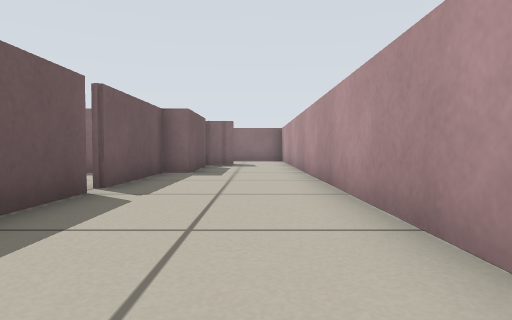
[1] (above)

24 first-person views from a walk through a robot-simulator world made for Stage. The camera is 0.31 m above the floor, tilts 2° down and sees 75° across. The lines on the ground mark 1 m squares. The floor is counted in squares, 0.5 m on a side. Each view is taken from the middle of a square. On the plan, view 1 faces up. The plan holds only what a view shows up to about 10 squares ahead; the rest is blank. The robots in the file are not drawn.

[2]
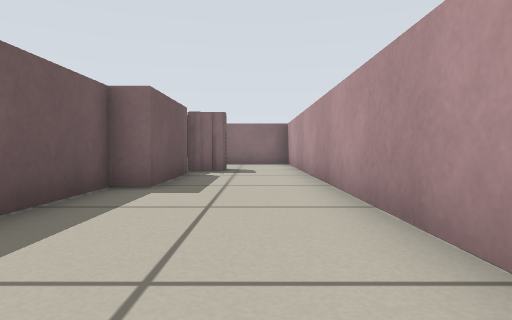

[3]
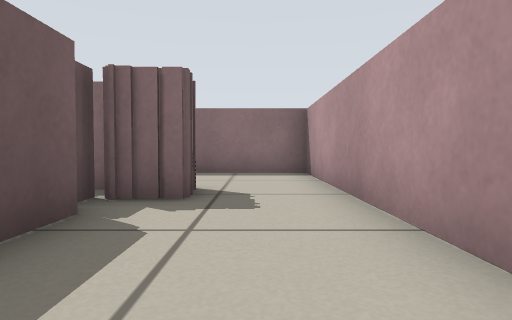

[4]
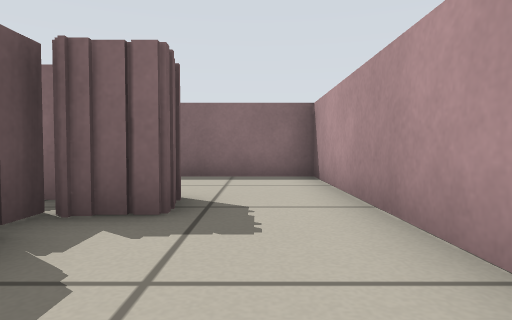

[5]
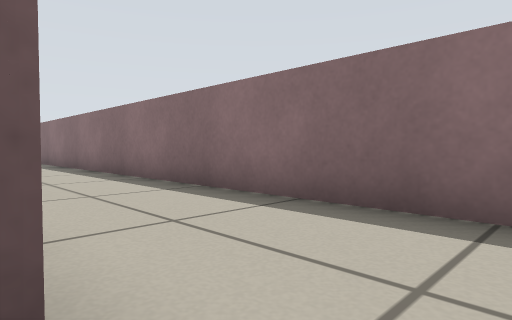

[6]
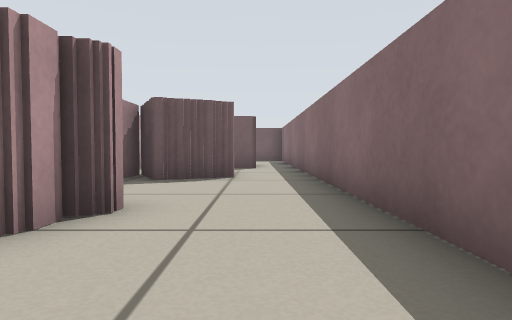

[7]
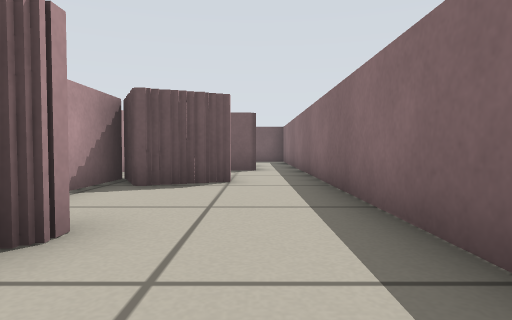

[8]
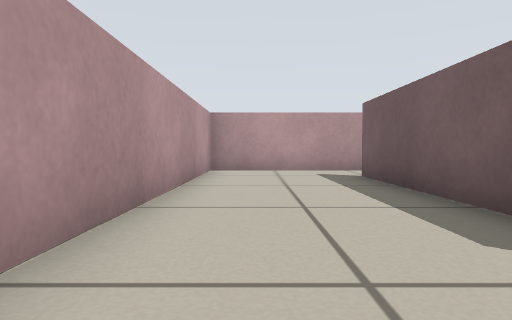

[9]
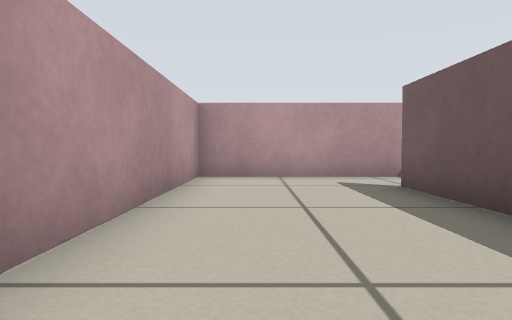

[10]
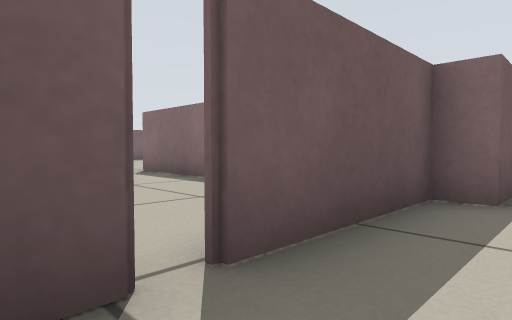

[11]
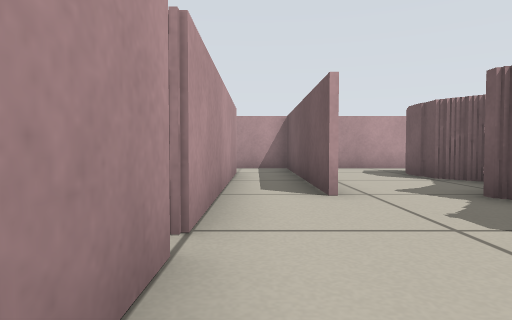

[12]
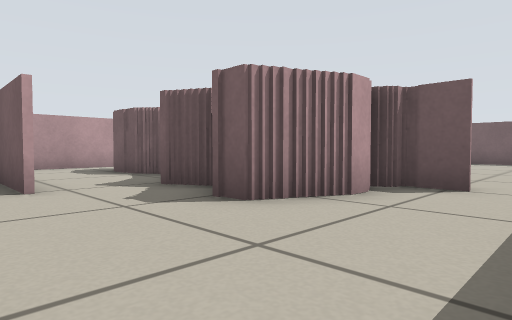

[13]
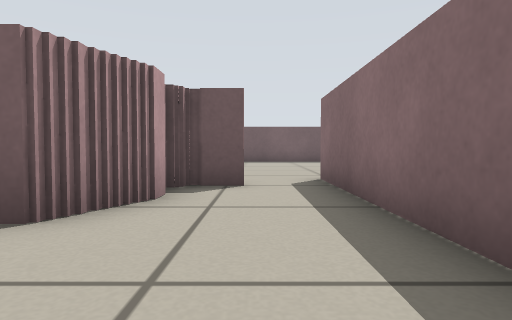

[14]
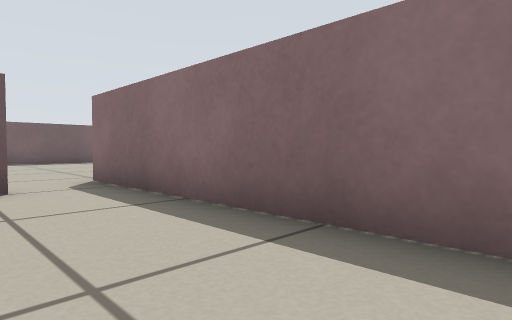

[15]
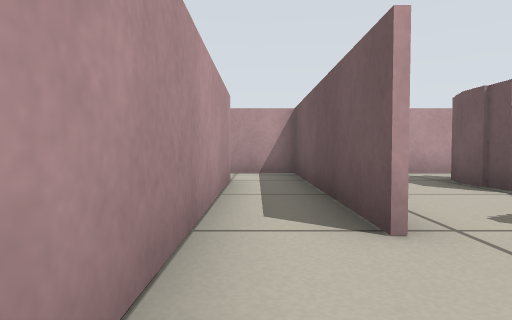

[16]
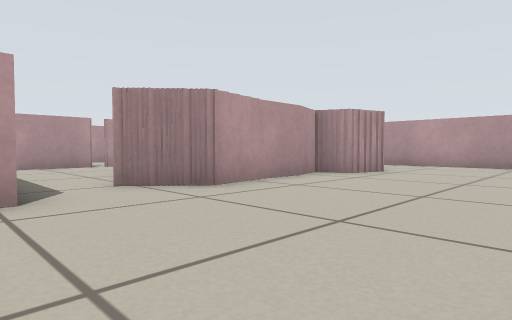

[17]
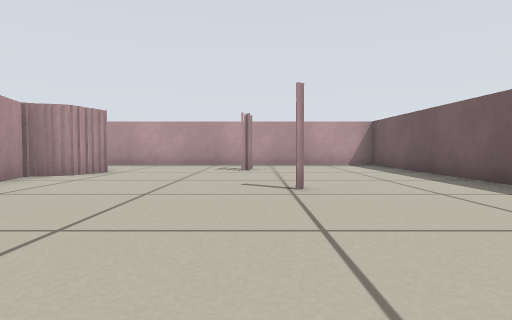

[18]
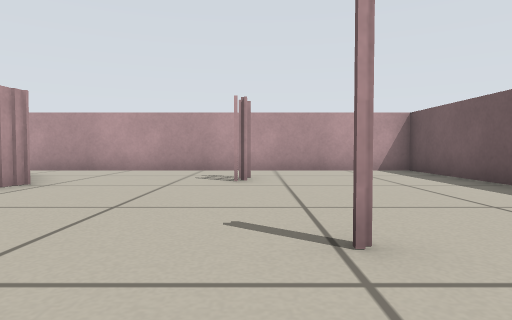

[19]
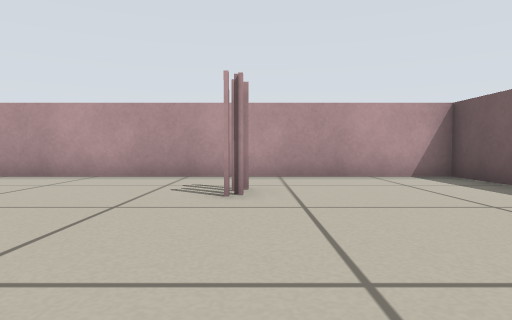

[20]
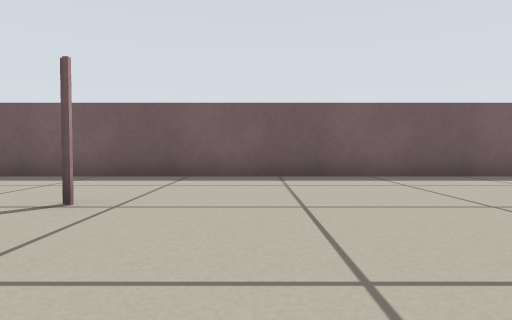

[21]
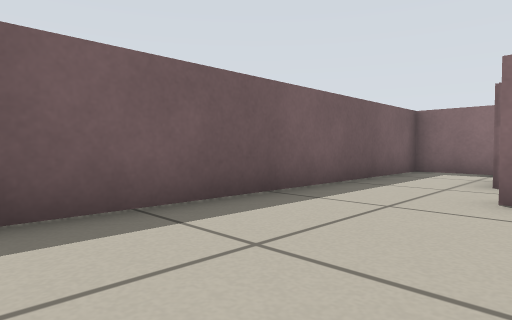

[22]
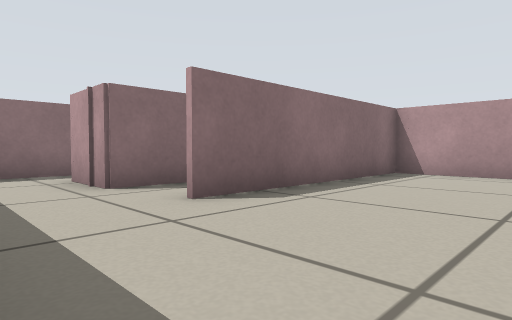

[23]
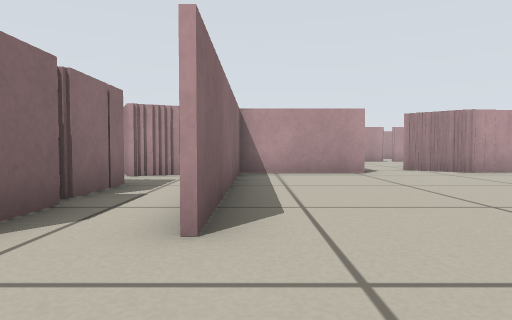

[24]
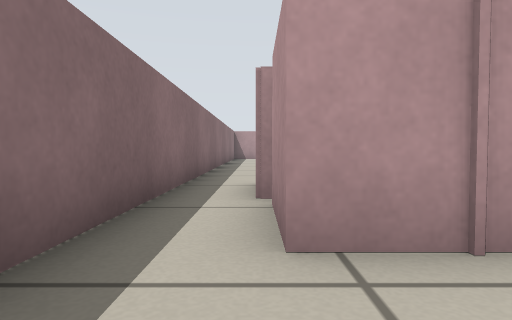

### Floor plan
Points are (right, up) in squares from view 1. A wall is a line through its corners. A room is listed if a view was taken in it or the views show most of it. See-through windows are left out.
Room 1 (views 1, 2, 3, 4, 5, 6, 7, 8, 9, 10)
walls: (-2.3, 8.3) (-2.3, 5); (-1.7, 11.1) (-1.7, 8.3); (-1, 13.2) (-1, 12.1) (-2, 12.1); (-2.3, 4.8) (-2.3, -1.4); (-5.5, 13.6) (-5, 13.6) (-5, 13.3) (-4.2, 13.3); (-8.5, 13.6) (-8.5, 12.9); (-8.7, 14.1) (-8.7, 13.5); (-9.8, 12.3) (-7.8, 12.3); (-9, 14.6) (-9, 14); (-1.6, -3.3) (1.3, -3.3) (1.3, 16.3) (-10.6, 16.3)
ways out: opening at (-2, -2.5) to room 2; gap at (-2, 5) to room 2; opening at (-9.5, 15.5) to room 5
Room 2 (views 11, 12, 13, 14, 15)
walls: (-6.1, 3.5) (-6.1, 3); (-5.9, 3.1) (-5.9, 2.6); (-4, 2.8) (-4, -3.3) (-1.6, -3.3); (-6.6, 5.3) (-5.7, 5.3) (-5.7, 4.5); (-2.5, 5) (-2.5, 7.1); (-7.8, 5.8) (-6.8, 5.8); (-8.6, 6.4) (-8.6, 6.9); (-8.5, 6.9) (-8.5, 5.8) (-8.3, 5.8); (-3.2, 8.3) (-9.7, 8.3); (-2.5, -1.4) (-2.5, 4.8)
ways out: opening at (-2, -2.5) to room 1; gap at (-2, 5) to room 1; opening at (-10, 7.5) to room 3; opening at (-5, 2) to room 3
Room 3 (views 16, 17, 18, 19, 20, 21, 22, 23, 24)
walls: (-9.5, 4.9) (-9.5, 5.8); (-9.3, 2.4) (-9.3, 5.2); (-9.3, 5.6) (-9.3, 6.1); (-9.7, 1.1) (-9.7, 1.5) (-9, 1.5) (-9, 2.4); (-9, 6) (-9, 6.5); (-10, 0.2) (-10, 1.2); (-9.7, 8.3) (-9.7, 11.4) (-15.8, 11.4); (-6.6, 0.5) (-6.6, -1.4); (-16, 13.1) (-16, 14.8); (-16.6, 16.3) (-18.3, 16.3) (-18.3, -3.3) (-5.2, -3.3)
ways out: opening at (-10, 7.5) to room 2; opening at (-5, 2) to room 2; opening at (-16, 12) to room 4; opening at (-17, 16) to room 5
Room 4 (no view inside)
walls: (-12.2, 13.1) (-13.9, 13.1) (-13.9, 15); (-12.1, 11.5) (-11.6, 11.5); (-10.4, 12.8) (-10.4, 13.6); (-14.2, 13.1) (-16, 13.1)
ways out: opening at (-16, 12) to room 3; opening at (-11.5, 14) to room 5
Room 5 (no view inside)
walls: (-12.2, 15) (-12.2, 14.2); (-10.6, 16.3) (-16.6, 16.3); (-16, 14.8) (-14.2, 14.8)
ways out: opening at (-9.5, 15.5) to room 1; opening at (-17, 16) to room 3; opening at (-11.5, 14) to room 4

Where each view was taken, in squares from view 1:
view 1: 0 up, 0 right, facing up
view 2: 3 up, 0 right, facing up
view 3: 8 up, 0 right, facing up
view 4: 9 up, 0 right, facing up
view 5: 13 up, 0 right, facing up-left
view 6: 15 up, 2 left, facing left
view 7: 15 up, 3 left, facing left
view 8: 6 up, 0 right, facing down
view 9: 4 up, 0 right, facing down
view 10: 4 up, 1 left, facing up-left
view 11: 7 up, 3 left, facing down
view 12: 8 up, 3 left, facing down-left
view 13: 7 up, 3 left, facing left
view 14: 6 up, 3 left, facing up-left
view 15: 5 up, 3 left, facing down
view 16: 9 up, 14 left, facing down-right
view 17: 9 up, 14 left, facing down
view 18: 6 up, 14 left, facing down
view 19: 4 up, 14 left, facing down
view 20: 6 up, 11 left, facing left
view 21: 7 up, 15 left, facing up-left
view 22: 8 up, 18 left, facing up-right
view 23: 11 up, 18 left, facing right
view 24: 15 up, 18 left, facing right
